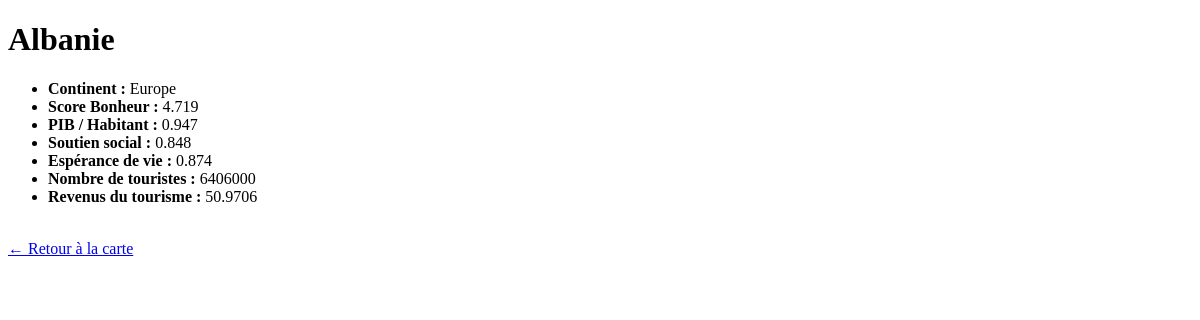
The page /pays.php?code=ALB on the database as committed earlier.
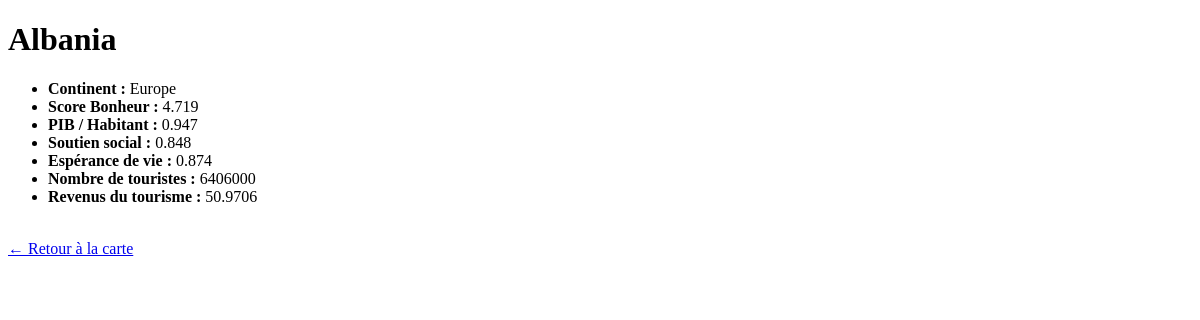
The same page on the database as committed later.
### tables this page shows
CREATE TABLE `pays` (
  `id_pays` int NOT NULL,
  `nom_pays` varchar(100) DEFAULT NULL,
  `continent` varchar(50) DEFAULT NULL,
  `code_iso` varchar(10) DEFAULT NULL,
  `description` text,
  `rang_bonheur` int DEFAULT NULL
);

CREATE TABLE `indicateurbonheur` (
  `id_indicateur` int DEFAULT NULL,
  `id_pays` int DEFAULT NULL,
  `annee` int DEFAULT NULL,
  `score_bonheur` decimal(4,3) DEFAULT NULL,
  `pib_par_habitant` decimal(4,3) DEFAULT NULL,
  `soutien_social` decimal(4,3) DEFAULT NULL,
  `esperance_vie` decimal(4,3) DEFAULT NULL,
  `liberte_choix` decimal(4,3) DEFAULT NULL,
  `generosite` decimal(4,3) DEFAULT NULL,
  `perception_corruption` decimal(4,3) DEFAULT NULL
);

CREATE TABLE `tourisme` (
  `id_tourisme` int NOT NULL,
  `id_pays` int DEFAULT NULL,
  `annee` int DEFAULT NULL,
  `nombre_touristes` float DEFAULT NULL,
  `revenus_tourisme` float DEFAULT NULL,
  `sans_emplois` float DEFAULT NULL
);

### pays.php (the view, shortened to what this page needs)
<?php
$host = "localhost";
$user = "root";
$pass = "root";
$db = "happytrip";
$conn = new mysqli($host, $user, $pass, $db);
$code = $_GET['code'];
$sql = "
SELECT
    p.nom_pays,
    p.continent,
    b.score_bonheur,
    b.pib_par_habitant,
    b.soutien_social,
    b.esperance_vie,
    t.nombre_touristes,
    t.revenus_tourisme
FROM pays p
LEFT JOIN indicateurbonheur b ON p.id_pays = b.id_pays
LEFT JOIN tourisme t ON p.id_pays = t.id_pays
WHERE p.code_iso = ?
";
$stmt = $conn->prepare($sql);
$stmt->bind_param("s", $code);
$stmt->execute();
$result = $stmt->get_result();
$data = $result->fetch_assoc();
?>
<!DOCTYPE html>
<html lang="fr">
<head>
</head>
<body>
<h1><?php echo $data['nom_pays']; ?></h1>
<ul>
    <li><strong>Continent : </strong><?php echo $data['continent']; ?></li>
    <li><strong>Score Bonheur : </strong><?php echo $data['score_bonheur']; ?></li>
    <li><strong>PIB / Habitant : </strong><?php echo $data['pib_par_habitant']; ?></li>
    <li><strong>Soutien social : </strong><?php echo $data['soutien_social']; ?></li>
    <li><strong>Espérance de vie : </strong><?php echo $data['esperance_vie']; ?></li>
    <li><strong>Nombre de touristes : </strong><?php echo $data['nombre_touristes']; ?></li>
    <li><strong>Revenus du tourisme : </strong><?php echo $data['revenus_tourisme']; ?></li>
</ul>
<br>
<a href="carte.html">← Retour à la carte</a>
</body>
</html>

Rows that differ between the two databases and show on the page:
changed pays "Europe": nom_pays "Albanie" → "Albania"
